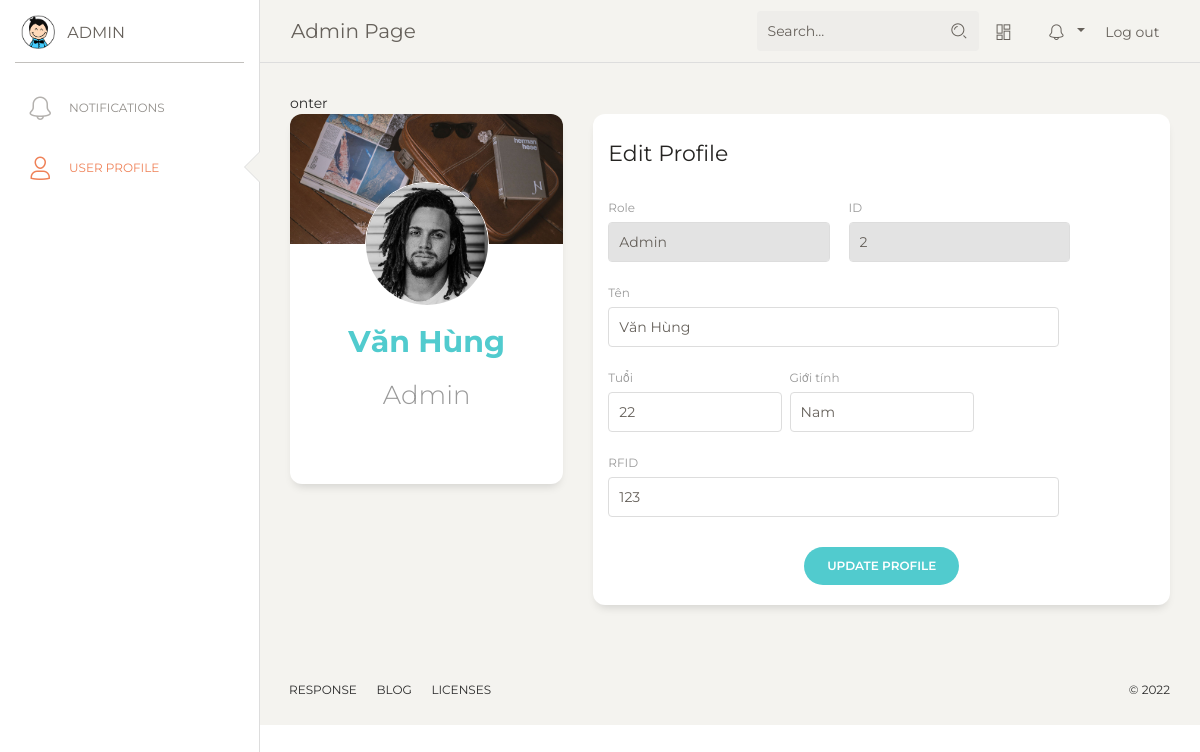
/home/user/2/, run on an earlier commit of the app's database.
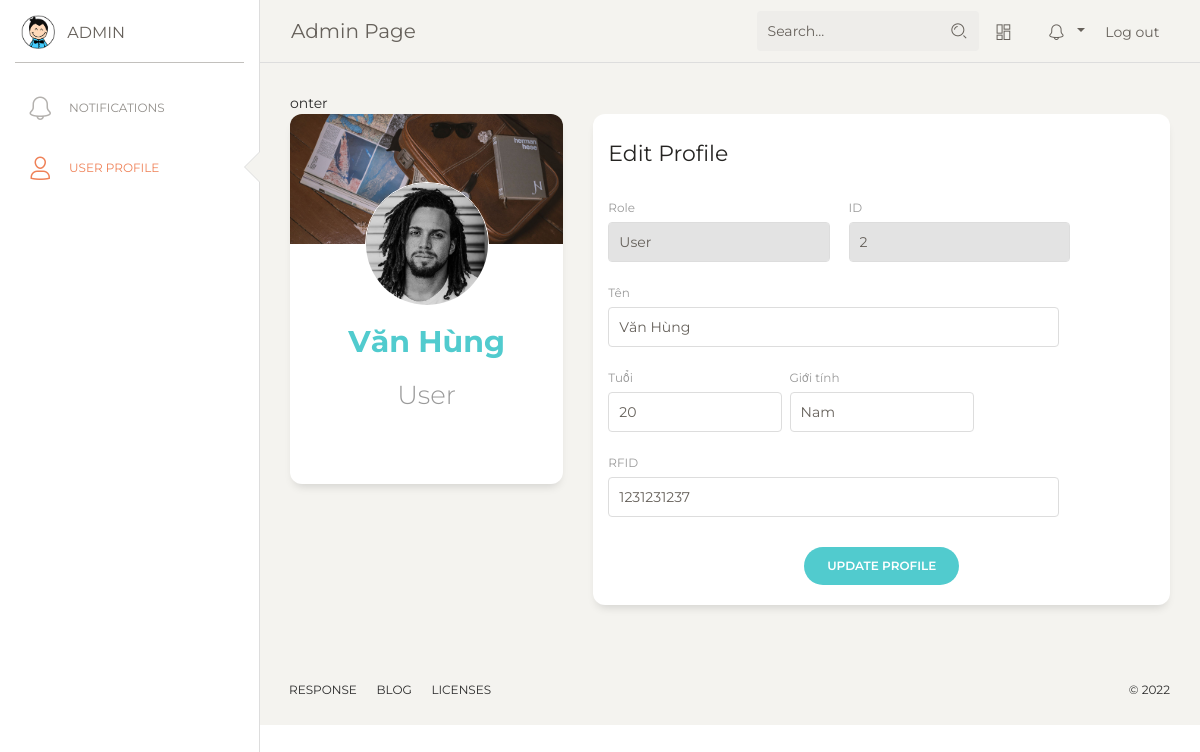
And on a later commit of the database.
### home/models.py (models this page shows)
class People(models.Model):
    ID = models.IntegerField(primary_key=True, null=False, default=0)
    Name = models.CharField(max_length=100,null=True)
    Age = models.IntegerField(null=True)
    Gender = models.IntegerField(null=True)
    RFID = models.CharField(max_length=15,null=True)
    RoleID = models.IntegerField(null=True)

### home/views.py (the view)
# urls.py: path('home/user/<int:people_id>/', views.detailUser, name='detail'),
def detailUser(request,people_id):
    q = People.objects.get(pk=people_id)
    return render(request, 'home/index.html', {"people": q})

### templates/home/index.html (shortened to what the changed rows need)
{% extends 'home/base.html'%}
{% load static%}
   {% block contentblock%}
      <div class="content">onter
        <div class="row">
          <div class="col-md-4">
            <div class="card card-user">
              <div class="card-body">
                <div class="author">
                  <a href="#">
                    <img class="avatar border-gray" src="{% static 'img/mike.jpg' %}" alt="...">
                    <h5 style="font-size:30px;margin-bottom:20px" class="title">{{people.Name}}</h5>
                  </a>
                </div>
                <p style="font-size:26px" class="description text-center">
                  {% if people.RoleID == 1 %}
                  Admin
                  {%else%} User
                  {% endif %}
                </p>
              </div>
            </div>
          </div>
          <div class="col-md-8">
            <div class="card card-user">
              <div class="card-body">
                <form method="post" action="{% url 'home:update' people.ID%}">
                  <div class="row">
                    <div class="col-md-5 pr-1">
                      <div class="form-group">
                        <label>Role</label>
                        <input type="text" name="RoleID" class="form-control"  placeholder="Company" disabled
                               value="{% if people.RoleID == 1 %}Admin{%else%}User{% endif %}">
                      </div>
                    </div>
                    <div class="col-md-5 pr-1">
                      <div class="form-group">
                        <label>ID</label>
                        <input type="text" name="ID" class="form-control" placeholder="ID" disabled value="{{people.ID}}">
                      </div>
                    </div>
                  </div>
                  <div class="row">
                    <div class="col-md-10 ">
                      <div class="form-group">
                        <label>Tên</label>
                        <input type="text" class="form-control" name="Name" placeholder="Company" value="{{people.Name}}">
                      </div>
                    </div>
                  </div>
                  <div class="row">
                    <div class="col-md-4 pr-1">
                      <div class="form-group">
                        <label>Tuổi</label>
                        <input type="text" class="form-control" name="Age" placeholder="Age" value="{{people.Age}}">
                      </div>
                    </div>
                    <div class="col-md-4 px-1">
                      <div class="form-group">
                        <label>Giới tính</label>
                        <input type="text" class="form-control" name="Gender" placeholder="Country" value="{% if people.Gender == 1  %}Nam{% else %}Nữ{%endif%}">
                      </div>
                    </div>
                  </div>
                  <div class="row">
                    <div class="col-md-10">
                      <div class="form-group">
                        <label>RFID</label>
                        <input type="text" name="RFID"
                               class="form-control" placeholder="RFID" value="{{people.RFID}}">
                      </div>
                    </div>
                  </div>
                </form>
              </div>
            </div>
          </div>
        </div>
      </div>
    {% endblock %}

What changed in the data, as far as the page shows it:
changed People "Văn Hùng": RoleID "Admin" → "User"; Age "22" → "20"; RFID "123" → "1231231237"
Also different on the page:
text no longer shown: "Admin"
text now shown: "User"
